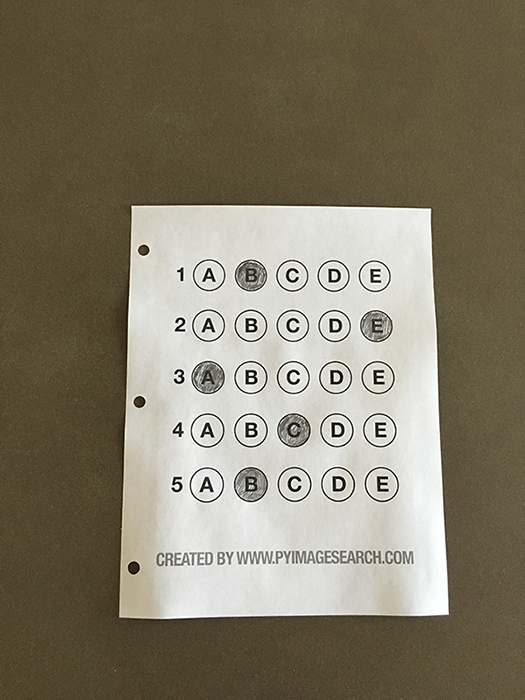
#> input picture answer_sheet/images/test_01.png, 525 x 700 px
$ python get_answer.py
#> lines starting #> are read from the running program, lines starting #| are printed output that depends on the picture; after the words box and inside, x2 and y2 are one past the last pixel; in counts of white or black regions, pixels touching at a corner belong together
# 导入工具包
import numpy as np
import imutils
import cv2

# 正确答案
ANSWER_KEY = {0: 1, 1: 4, 2: 0, 3: 3, 4: 1}


def order_points(pts):
    # 一共4个坐标点
    rect = np.zeros((4, 2), dtype="float32")

    # 按顺序找到对应坐标0123分别是 左上，右上，右下，左下
    # 计算左上，右下
    s = pts.sum(axis=1)
    rect[0] = pts[np.argmin(s)]
    rect[2] = pts[np.argmax(s)]

    # 计算右上和左下
    diff = np.diff(pts, axis=1)
    rect[1] = pts[np.argmin(diff)]
    rect[3] = pts[np.argmax(diff)]

    return rect


def four_point_transform(image, pts):
    # 获取输入坐标点
    rect = order_points(pts)
    (tl, tr, br, bl) = rect

    # 计算输入的w和h值
    widthA = np.sqrt(((br[0] - bl[0]) ** 2) + ((br[1] - bl[1]) ** 2))
    widthB = np.sqrt(((tr[0] - tl[0]) ** 2) + ((tr[1] - tl[1]) ** 2))
    maxWidth = max(int(widthA), int(widthB))

    heightA = np.sqrt(((tr[0] - br[0]) ** 2) + ((tr[1] - br[1]) ** 2))
    heightB = np.sqrt(((tl[0] - bl[0]) ** 2) + ((tl[1] - bl[1]) ** 2))
    maxHeight = max(int(heightA), int(heightB))

    # 变换后对应坐标位置
    dst = np.array([
        [0, 0],
        [maxWidth - 1, 0],
        [maxWidth - 1, maxHeight - 1],
        [0, maxHeight - 1]], dtype="float32")

    # 计算变换矩阵
    M = cv2.getPerspectiveTransform(rect, dst)
    warped = cv2.warpPerspective(image, M, (maxWidth, maxHeight))

    # 返回变换后结果
    return warped


def sort_contours(cnts, method="left-to-right"):
    reverse = False
    i = 0
    if method == "right-to-left" or method == "bottom-to-top":
        reverse = True
    if method == "top-to-bottom" or method == "bottom-to-top":
        i = 1
    boundingBoxes = [cv2.boundingRect(c) for c in cnts]
    (cnts, boundingBoxes) = zip(*sorted(zip(cnts, boundingBoxes), key=lambda b: b[1][i], reverse=reverse))
    return cnts, boundingBoxes


def cv_show(name, img):
    cv2.imshow(name, img)
    cv2.waitKey(0)
    cv2.destroyAllWindows()


def main():
    # 预处理
    image = cv2.imread("./images/test_01.png")
#> image is the input picture: shape (700, 525, 3); mean B, G, R 104.7, 123.2, 130.7
    contours_img = image.copy()
    gray = cv2.cvtColor(image, cv2.COLOR_BGR2GRAY)
    blurred = cv2.GaussianBlur(gray, (5, 5), 0)
    cv_show('blurred', blurred)
    edged = cv2.Canny(blurred, 75, 200)
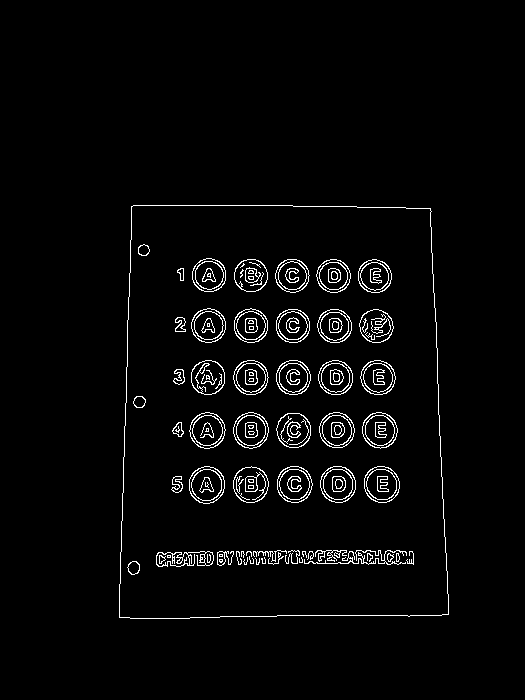
#> edged: shape (700, 525); 2.9% white in thin lines or dots, all inside (x1, y1, x2, y2) = (119, 205, 449, 619)
    cv_show('edged', edged)

    # 轮廓检测
    cnts = cv2.findContours(edged.copy(), cv2.RETR_EXTERNAL, cv2.CHAIN_APPROX_SIMPLE)[1]
#> cnts = 1 contour; box (x1, y1, x2, y2) and area: (119, 205, 449, 619) 128732
    cv2.drawContours(contours_img, cnts, -1, (0, 0, 255), 3)
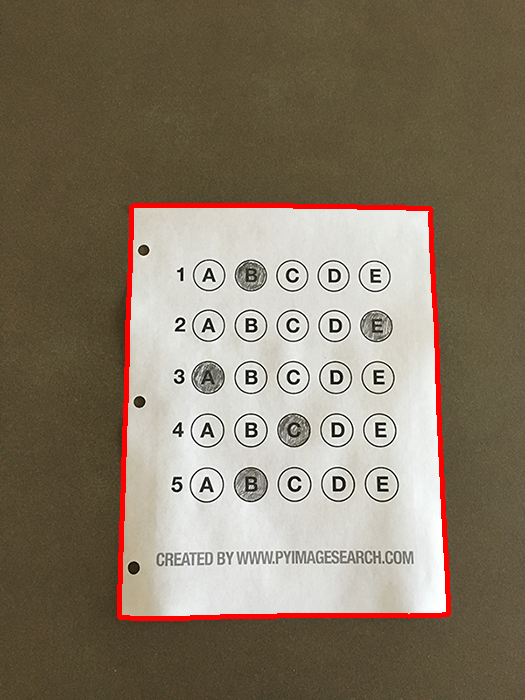
#> contours_img: shape (700, 525, 3); 1.96% of pixels changed, all inside (x1, y1, x2, y2) = (117, 203, 451, 621)
    cv_show('contours_img', contours_img)

    docCnt = None

    # 确保检测到了
    if len(cnts) > 0:
        # 根据轮廓(面积)大小进行排序
        cnts = sorted(cnts, key=cv2.contourArea, reverse=True)

        # 遍历每一个轮廓
        for c in cnts:

            # 计算轮廓的周长
            peri = cv2.arcLength(c, True)
            # 轮廓近似，得到一个多边形
            approx = cv2.approxPolyDP(c, 0.02 * peri, True)

            # 多边形的顶点为4，找到了最外面的一个框
            if len(approx) == 4:
                docCnt = approx
                break
#> this loop made 1 pass
#> (peri, docCnt) on pass 1: (1462.8, [[131, 206], [119, 617], [448, 614], [430, 208]])

    # 执行透视变换
    warped = four_point_transform(gray, docCnt.reshape(4, 2))
#> in order_points, `s = pts.sum(axis=1)`: s = [337, 736, 1062, 638]
#> in order_points, `diff = np.diff(pts, axis=1)`: diff = [75, 498, 166, -222]
#> in four_point_transform, `rect = order_points(pts)`: rect = [[131, 206], [430, 208], [448, 614], [119, 617]]
#> in four_point_transform, `(tl, tr, br, bl) = rect`: tl = [131, 206]; tr = [430, 208]; br = [448, 614]; bl = [119, 617]
#> in four_point_transform, `widthA = np.sqrt(((br[0] - bl[0]) ** 2) + ((br[1] - bl[1]) ** 2))`: widthA = 329
#> in four_point_transform, `widthB = np.sqrt(((tr[0] - tl[0]) ** 2) + ((tr[1] - tl[1]) ** 2))`: widthB = 299
#> in four_point_transform, `maxWidth = max(int(widthA), int(widthB))`: maxWidth = 329
#> in four_point_transform, `heightA = np.sqrt(((tr[0] - br[0]) ** 2) + ((tr[1] - br[1]) ** 2))`: heightA = 406.4
#> in four_point_transform, `heightB = np.sqrt(((tl[0] - bl[0]) ** 2) + ((tl[1] - bl[1]) ** 2))`: heightB = 411.2
#> in four_point_transform, `maxHeight = max(int(heightA), int(heightB))`: maxHeight = 411
#> in four_point_transform, `dst = np.array([ [0, 0], [maxWidth - 1, 0], [maxWidth - 1, maxHeight -..`: dst = [[0, 0], [328, 0], [328, 410], [0, 410]]
#> in four_point_transform, `M = cv2.getPerspectiveTransform(rect, dst)`: M = [[1.14, 0.0332, -155.6], [-0.00769, 1.15, -235.9], [-4.2e-05, 0.000256, 1]]
    cv_show('warped', warped)

    # Otsu's 阈值处理
    thresh = cv2.threshold(warped, 0, 255, cv2.THRESH_BINARY_INV | cv2.THRESH_OTSU)[1]
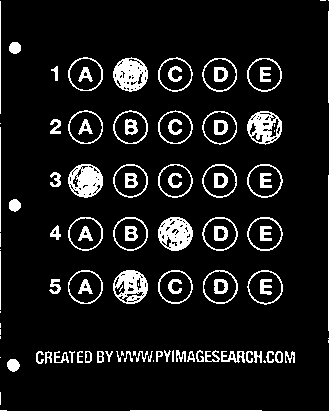
#> thresh: shape (411, 329); 9.5% white; 107 white regions (23 under 20 px)
    cv_show('thresh', thresh)
    thresh_Contours = thresh.copy()

    # 找到每一个圆圈轮廓
    cnts = cv2.findContours(thresh.copy(), cv2.RETR_EXTERNAL, cv2.CHAIN_APPROX_SIMPLE)[1]
#> cnts = 82 contours, 32 with area under 20; largest, box (x1, y1, x2, y2) and area: (247, 270, 283, 305) 910, (247, 217, 283, 251) 905, (203, 270, 238, 304) 901, (68, 270, 103, 304) 901, (202, 217, 238, 251) 900
    img=cv2.drawContours(warped.copy(), cnts, -1, (0, 0, 255), 3)
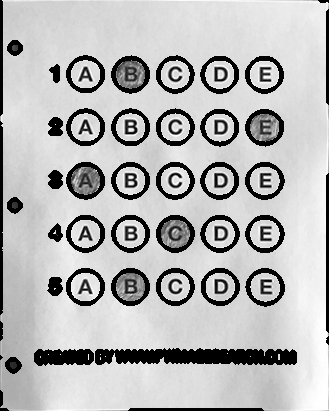
#> img: shape (411, 329); min 0, max 255, mean 182
    cv_show('thresh_Contours', img)

    questionCnts = []

    # 遍历
    for c in cnts:
        # 计算比例和大小
        # 根据得到的圆圈轮廓得到一个外接矩形
        (x, y, w, h) = cv2.boundingRect(c)
        ar = w / float(h)

        # 根据实际情况指定标准,找到所有圆
        if w >= 20 and h >= 20 and ar >= 0.9 and ar <= 1.1:
            questionCnts.append(c)
#> this loop made 82 passes
#> (x, y, w, h, ar) on passes 4, 6, 7, 8, 9, 10, 11, 12: (263, 360, 3, 3, 1), (7, 359, 13, 13, 1), (0, 357, 1, 1, 1), (285, 351, 10, 12, 0.833), (275, 351, 8, 12, 0.667), (266, 351, 8, 12, 0.667), (254, 351, 8, 12, 0.667), (246, 351, 7, 12, 0.583)
#> after the loop, questionCnts = 25 contours; largest, box (x1, y1, x2, y2) and area: (247, 270, 283, 305) 910, (247, 217, 283, 251) 905, (203, 270, 238, 304) 901, (68, 270, 103, 304) 901, (202, 217, 238, 251) 900

    # 按照从上到下进行排序
    questionCnts = sort_contours(questionCnts, method="top-to-bottom")[0]
#> in sort_contours, `boundingBoxes = [cv2.boundingRect(c) for c in cnts]`: boundingBoxes = 25 items, first 6: (247, 270, 36, 35), (203, 270, 35, 34), (158, 270, 35, 34), (113, 270, 35, 34), (68, 270, 35, 34), (247, 217, 36, 34)
#> in sort_contours, `(cnts, boundingBoxes) = zip(*sorted(zip(cnts, boundingBoxes), key=lamb..`: cnts = 25 contours; largest, box (x1, y1, x2, y2) and area: (247, 270, 283, 305) 910, (247, 217, 283, 251) 905, (203, 270, 238, 304) 901, (68, 270, 103, 304) 901, (247, 164, 283, 198) 900; boundingBoxes = 25 items, first 6: (158, 57, 35, 35), (113, 57, 35, 35), (68, 57, 35, 34), (247, 58, 35, 34), (202, 58, 35, 34), (158, 110, 35, 34)
#> questionCnts has the same summary as cnts in sort_contours
    correct = 0

    # 每排有5个选项
    for (q, i) in enumerate(np.arange(0, len(questionCnts), 5)):
        # 排序
        cnts = sort_contours(questionCnts[i:i + 5])[0]
        bubbled = None

        # 遍历每一个结果
        for (j, c) in enumerate(cnts):

            # 使用mask来判断结果
            mask = np.zeros(thresh.shape, dtype="uint8")
            cv2.drawContours(mask, [c], -1, 255, -1)  # -1表示填充
            cv_show('mask', mask)

            # 通过计算非零点数量来算是否选择这个答案
            mask = cv2.bitwise_and(thresh, thresh, mask=mask)
            cv_show("after_mask",mask)
            total = cv2.countNonZero(mask)

            # 通过阈值判断
            if bubbled is None or total > bubbled[0]:
                bubbled = (total, j)

        # 对比正确答案
        color = (0, 0, 255)
        k = ANSWER_KEY[q]

        # 判断正确
        if k == bubbled[1]:
            color = (0, 255, 0)
            correct += 1

        # 绘图
        cv2.drawContours(warped, [cnts[k]], -1, color, 3)
#> this loop made 5 passes
#> (color, k) on passes 1 to 5: ((0, 255, 0), 1), ((0, 255, 0), 4), ((0, 255, 0), 0), ((0, 0, 255), 3), ((0, 255, 0), 1)
#> pass 1, in cv_show (call 10), `cv2.imshow(name, img)`:
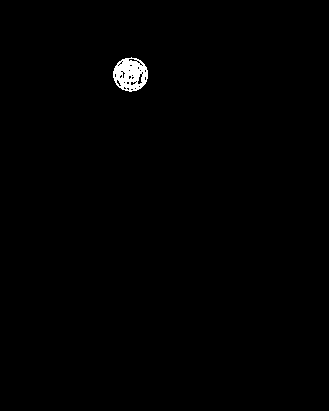
#> window 'after_mask': shape (411, 329); 0.6% white; 1 white region, box (x1, y1, x2, y2) and area: (113, 57, 148, 92) 817
#> after the loop:
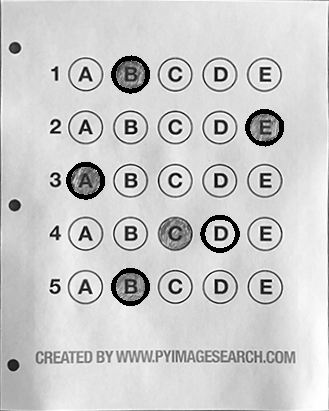
#> warped: shape (411, 329); min 0, max 255, mean 203.4
#> after the loop, correct = 4

    score = (correct / 5.0) * 100
#> score = 80

    print("[INFO] score: {:.2f}%".format(score))
#| [INFO] score: 80.00%
    cv2.putText(warped, "{:.2f}%".format(score), (10, 30), cv2.FONT_HERSHEY_SIMPLEX, 0.9, (0, 0, 255), 2)
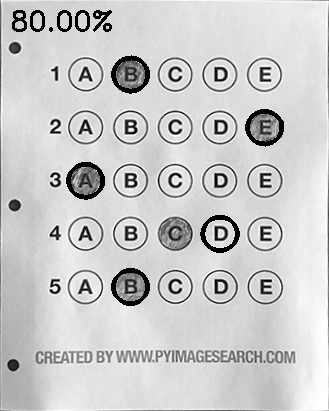
#> warped: shape (411, 329); 0.66% of pixels changed, all inside (x1, y1, x2, y2) = (12, 10, 112, 32)
    cv2.imshow("Original", image)
    cv2.imshow("Exam", warped)
    cv2.waitKey(0)


if __name__ == '__main__':
    main()

$ run again, with answer_sheet/images/test_02.png copied over answer_sheet/images/test_01.png
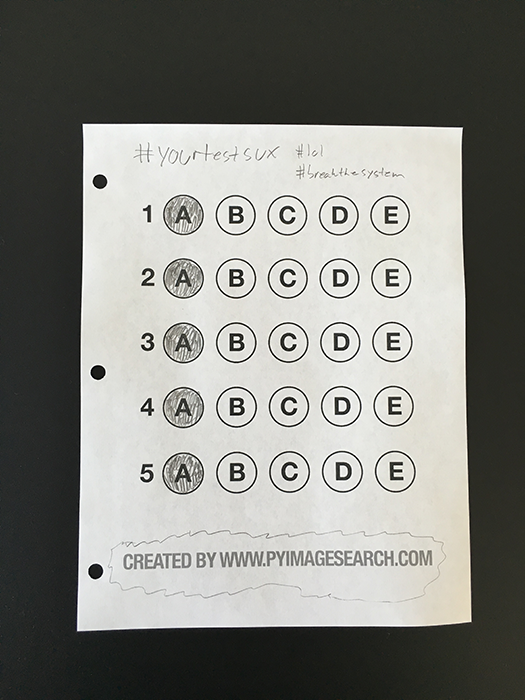
#> input picture answer_sheet/images/test_02.png, 525 x 700 px
#> in main, image is the input picture: shape (700, 525, 3); mean B, G, R 126.6, 131.7, 131.1
#> in main, `edged = cv2.Canny(blurred, 75, 200)`:
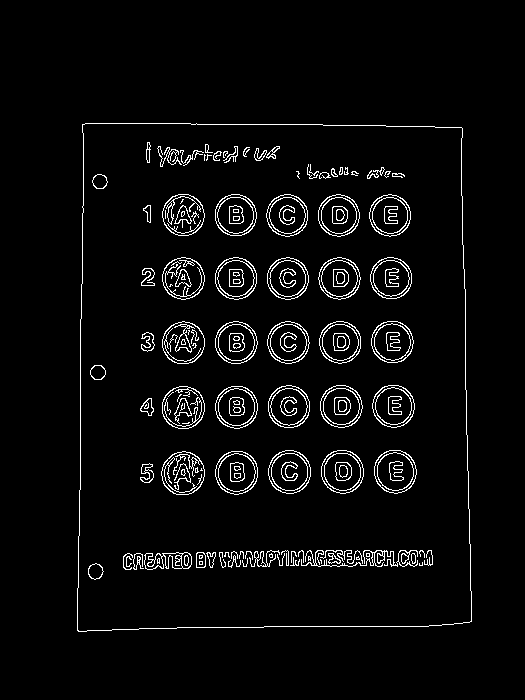
#> edged: shape (700, 525); 4.1% white in thin lines or dots, all inside (x1, y1, x2, y2) = (77, 123, 472, 632)
#> in main, `cnts = cv2.findContours(edged.copy(), cv2.RETR_EXTERNAL, cv2.CHAIN_APP..`: cnts = 1 contour; box (x1, y1, x2, y2) and area: (77, 123, 472, 632) 193590
#> contours_img: shape (700, 525, 3); 2.41% of pixels changed, all inside (x1, y1, x2, y2) = (75, 121, 474, 634)
#> the loop in main, `for c in cnts:` made 1 pass
#> (peri, docCnt) on pass 1: (1789.2, [[82, 124], [77, 630], [471, 621], [462, 128]])
#> s = [206, 707, 1092, 590]
#> diff = [42, 553, 150, -334]
#> rect = [[82, 124], [462, 128], [471, 621], [77, 630]]
#> tl = [82, 124]; tr = [462, 128]; br = [471, 621]; bl = [77, 630]
#> widthA = 394.1
#> widthB = 380
#> maxWidth = 394
#> heightA = 493.1
#> heightB = 506
#> dst = [[0, 0], [393, 0], [393, 505], [0, 505]]
#> M = [[1.01, 0.01, -84.21], [-0.0109, 1.04, -127.9], [-6.7e-05, 7.37e-05, 1]]
#> thresh: shape (506, 394); 8.6% white; 178 white regions (100 under 20 px)
#> in main, `cnts = cv2.findContours(thresh.copy(), cv2.RETR_EXTERNAL, cv2.CHAIN_AP..`: cnts = 132 contours, 77 with area under 20; largest, box (x1, y1, x2, y2) and area: (297, 334, 339, 376) 1336, (243, 333, 285, 375) 1332, (83, 333, 124, 375) 1316, (136, 333, 178, 375) 1315, (295, 71, 337, 114) 1313
#> the loop in main, `for c in cnts:` made 132 passes
#> (x, y, w, h, ar) on passes 5 to 12: (10, 441, 15, 16, 0.938), (341, 434, 13, 15, 0.867), (331, 434, 9, 15, 0.6), (320, 434, 9, 15, 0.6), (306, 434, 9, 15, 0.6), (295, 434, 9, 15, 0.6), (285, 434, 9, 14, 0.643), (265, 433, 19, 15, 1.27)
#> after the loop in main, `for c in cnts:`: questionCnts = 25 contours; largest, box (x1, y1, x2, y2) and area: (297, 334, 339, 376) 1336, (243, 333, 285, 375) 1332, (83, 333, 124, 375) 1316, (136, 333, 178, 375) 1315, (295, 71, 337, 114) 1313
#> in sort_contours, `boundingBoxes = [cv2.boundingRect(c) for c in cnts]`: boundingBoxes = 25 items, first 6: (297, 334, 42, 42), (243, 333, 42, 42), (190, 333, 41, 42), (136, 333, 42, 42), (83, 333, 41, 42), (296, 268, 42, 42)
#> in sort_contours, `(cnts, boundingBoxes) = zip(*sorted(zip(cnts, boundingBoxes), key=lamb..`: cnts has the same summary as questionCnts in main; boundingBoxes = 25 items, first 6: (295, 71, 42, 43), (242, 72, 41, 42), (189, 72, 41, 42), (136, 72, 41, 42), (82, 72, 42, 42), (295, 137, 42, 42)
#> the loop in main, `for (q, i) in enumerate(np.arange(0, len(questionCnts), 5)):` made 5 passes
#> (color, k, correct) on pass 3: ((0, 255, 0), 0, 1)
#> after the loop in main, `for (q, i) in enumerate(np.arange(0, len(questionCnts), 5)):`: correct = 1
#> score = 20
#| [INFO] score: 20.00%
#> in main, `cv2.putText(warped, "{:.2f}%".format(score), (10, 30), cv2.FONT_HERSHE..`:
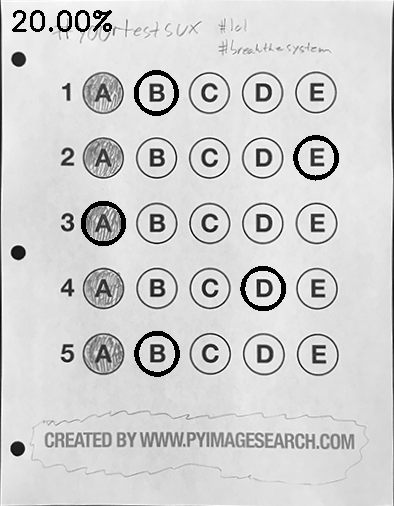
#> warped: shape (506, 394); min 0, max 255, mean 208.6

$ run again, with answer_sheet/images/test_03.png copied over answer_sheet/images/test_01.png
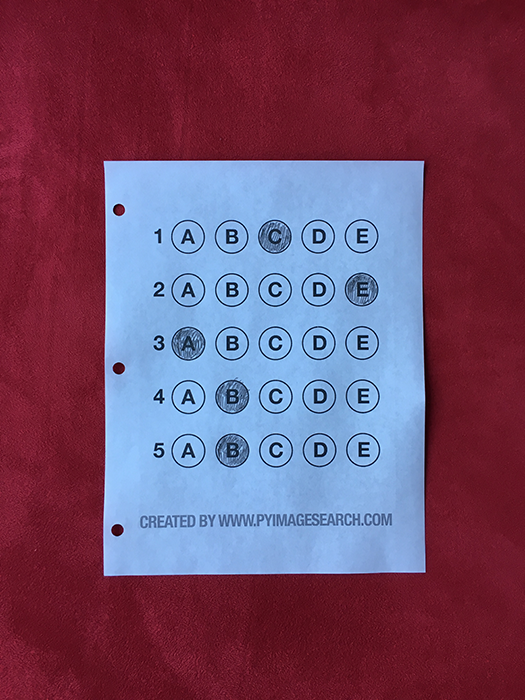
#> input picture answer_sheet/images/test_03.png, 525 x 700 px
#> in main, image is the input picture: shape (700, 525, 3); mean B, G, R 104.9, 76.2, 114.9
#> in main, `edged = cv2.Canny(blurred, 75, 200)`:
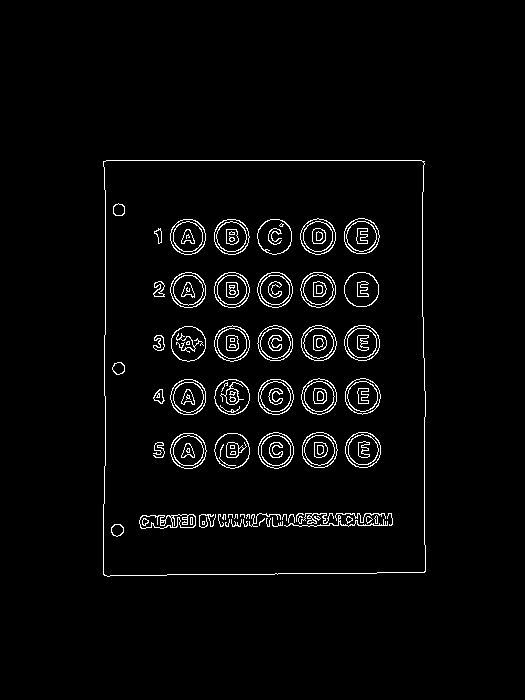
#> edged: shape (700, 525); 2.9% white in thin lines or dots, all inside (x1, y1, x2, y2) = (103, 160, 426, 577)
#> in main, `cnts = cv2.findContours(edged.copy(), cv2.RETR_EXTERNAL, cv2.CHAIN_APP..`: cnts = 1 contour; box (x1, y1, x2, y2) and area: (103, 160, 426, 577) 131941
#> contours_img: shape (700, 525, 3); 1.99% of pixels changed, all inside (x1, y1, x2, y2) = (101, 158, 428, 579)
#> the loop in main, `for c in cnts:` made 1 pass
#> (peri, docCnt) on pass 1: (1476.8, [[103, 161], [103, 574], [424, 572], [424, 161]])
#> s = [264, 677, 996, 585]
#> diff = [58, 471, 148, -263]
#> rect = [[103, 161], [424, 161], [424, 572], [103, 574]]
#> tl = [103, 161]; tr = [424, 161]; br = [424, 572]; bl = [103, 574]
#> widthA = 321
#> heightA = 411
#> heightB = 413
#> dst = [[0, 0], [320, 0], [320, 412], [0, 412]]
#> M = [[0.991, -1.36e-17, -102], [0, 0.996, -160.4], [-1.51e-05, -1.07e-19, 1]]
#> thresh: shape (413, 321); 9.2% white; 95 white regions (16 under 20 px)
#> in main, `cnts = cv2.findContours(thresh.copy(), cv2.RETR_EXTERNAL, cv2.CHAIN_AP..`: cnts = 69 contours, 20 with area under 20; largest, box (x1, y1, x2, y2) and area: (242, 272, 276, 307) 880, (155, 272, 189, 307) 871, (199, 272, 233, 307) 870, (242, 218, 276, 253) 869, (111, 272, 146, 307) 868
#> the loop in main, `for c in cnts:` made 69 passes
#> (x, y, w, h, ar) on passes 1, 2, 3, 5, 8, 11, 12, 13: (302, 412, 1, 1, 1), (299, 412, 1, 1, 1), (297, 412, 1, 1, 1), (271, 412, 1, 1, 1), (320, 366, 1, 1, 1), (8, 362, 13, 13, 1), (105, 354, 7, 11, 0.636), (96, 354, 7, 11, 0.636)
#> after the loop in main, `for c in cnts:`: questionCnts = 25 contours; largest, box (x1, y1, x2, y2) and area: (242, 272, 276, 307) 880, (155, 272, 189, 307) 871, (199, 272, 233, 307) 870, (242, 218, 276, 253) 869, (111, 272, 146, 307) 868
#> in sort_contours, `boundingBoxes = [cv2.boundingRect(c) for c in cnts]`: boundingBoxes = 25 items, first 6: (68, 273, 34, 34), (242, 272, 34, 35), (199, 272, 34, 35), (155, 272, 34, 35), (111, 272, 35, 35), (198, 219, 34, 34)
#> in sort_contours, `(cnts, boundingBoxes) = zip(*sorted(zip(cnts, boundingBoxes), key=lamb..`: cnts has the same summary as questionCnts in main; boundingBoxes = 25 items, first 6: (241, 58, 34, 35), (197, 58, 34, 35), (154, 59, 34, 34), (111, 59, 34, 34), (68, 59, 33, 34), (241, 112, 34, 34)
#> the loop in main, `for (q, i) in enumerate(np.arange(0, len(questionCnts), 5)):` made 5 passes
#> (color, k) on passes 1 to 5: ((0, 0, 255), 1), ((0, 255, 0), 4), ((0, 255, 0), 0), ((0, 0, 255), 3), ((0, 255, 0), 1)
#> after the loop in main, `for (q, i) in enumerate(np.arange(0, len(questionCnts), 5)):`: correct = 3
#> score = 60
#| [INFO] score: 60.00%
#> in main, `cv2.putText(warped, "{:.2f}%".format(score), (10, 30), cv2.FONT_HERSHE..`:
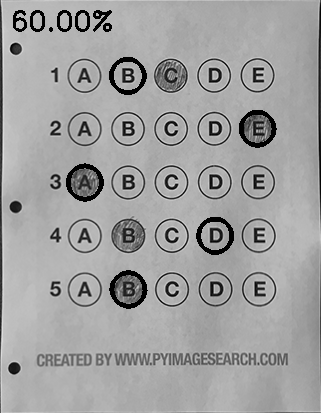
#> warped: shape (413, 321); min 0, max 225, mean 159.6
